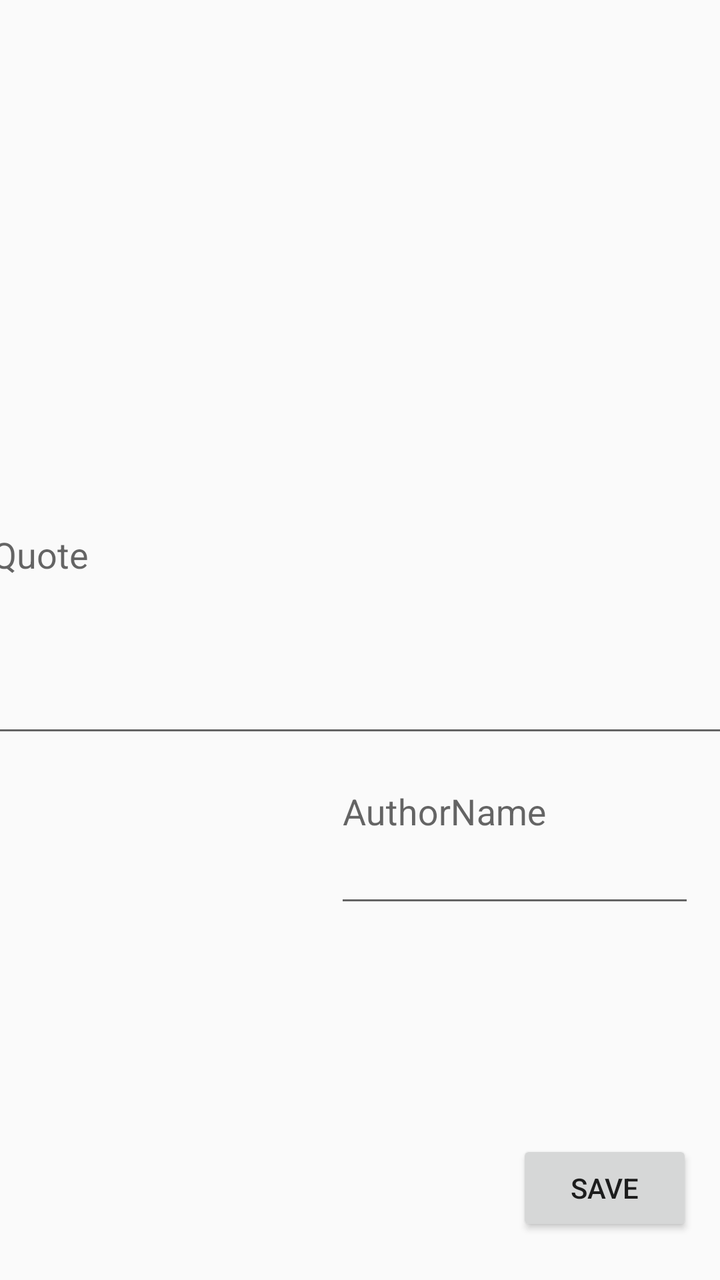
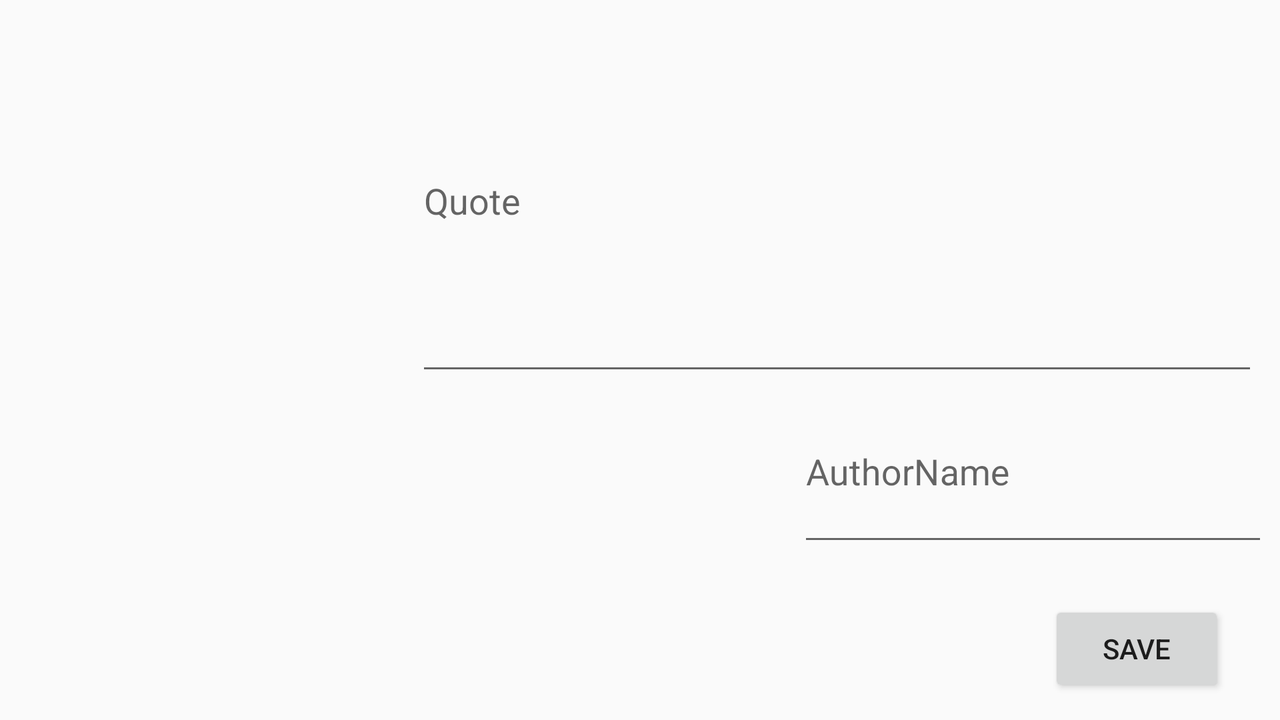

Two renders of one Android screen. The first uses the default layout on a phone; the second uses the alternative layout the repository ships for a different screen configuration, on a matching device. The two XML files are below.
<!-- AndroidManifest.xml: application theme AppTheme -->
<!-- res/layout/new_card.xml -->
<?xml version="1.0" encoding="utf-8"?>
<androidx.constraintlayout.widget.ConstraintLayout xmlns:android="http://schemas.android.com/apk/res/android"
    xmlns:app="http://schemas.android.com/apk/res-auto"
    xmlns:tools="http://schemas.android.com/tools"
    android:layout_width="match_parent"
    android:layout_height="match_parent"
    tools:context=".NewCardActivity">


    <com.google.android.material.textfield.TextInputLayout
        android:layout_width="180dp"
        android:layout_height="wrap_content"
        app:layout_constraintBottom_toBottomOf="parent"
        app:layout_constraintEnd_toEndOf="parent"
        app:layout_constraintHorizontal_bias="0.93"
        app:layout_constraintStart_toStartOf="parent"
        app:layout_constraintTop_toTopOf="parent"
        app:layout_constraintVertical_bias="0.673">

        <com.google.android.material.textfield.TextInputEditText
            android:id="@+id/name"
            android:layout_width="match_parent"
            android:layout_height="match_parent"
            android:hint="@string/name"
            android:paddingBottom="40dp" />
    </com.google.android.material.textfield.TextInputLayout>

    <ImageView
        android:id="@+id/image"
        android:layout_width="289dp"
        android:layout_height="186dp"
        android:src="@drawable/ic_image_black_24dp"
        app:layout_constraintBottom_toBottomOf="parent"
        app:layout_constraintEnd_toEndOf="parent"
        app:layout_constraintStart_toStartOf="parent"
        app:layout_constraintTop_toTopOf="parent"
        app:layout_constraintVertical_bias="0.055" />


    <com.google.android.material.textfield.TextInputLayout
        android:id="@+id/textInputLayout"
        android:layout_width="377dp"
        android:layout_height="164dp"
        app:layout_constraintBottom_toBottomOf="parent"
        app:layout_constraintEnd_toEndOf="parent"
        app:layout_constraintStart_toStartOf="parent"
        app:layout_constraintTop_toTopOf="parent"
        app:layout_constraintVertical_bias="0.424">

        <com.google.android.material.textfield.TextInputEditText
            android:id="@+id/content"
            android:layout_width="match_parent"
            android:layout_height="161dp"
            android:hint="@string/quote"
            android:paddingBottom="40dp"
            app:layout_constraintBottom_toBottomOf="parent"
            app:layout_constraintEnd_toEndOf="parent"
            app:layout_constraintStart_toStartOf="parent"
            app:layout_constraintTop_toTopOf="@+id/image"
            app:layout_constraintVertical_bias="0.416" />
    </com.google.android.material.textfield.TextInputLayout>

    <Button
        android:id="@+id/save_button"
        android:layout_width="wrap_content"
        android:layout_height="wrap_content"
        android:text="@string/save"
        app:layout_constraintBottom_toBottomOf="parent"
        app:layout_constraintEnd_toEndOf="parent"
        app:layout_constraintHorizontal_bias="0.95"
        app:layout_constraintStart_toStartOf="parent"
        app:layout_constraintTop_toTopOf="parent"
        app:layout_constraintVertical_bias="0.963" />


</androidx.constraintlayout.widget.ConstraintLayout>
<!-- resources referenced by this layout -->
<resources>
  <string name="name">AuthorName</string>
  <string name="quote">Quote</string>
  <string name="save">Save</string>
  <style name="AppTheme" parent="Theme.AppCompat.Light.DarkActionBar">
          
          <item name="colorPrimary">@color/colorPrimary</item>
          <item name="colorPrimaryDark">@color/colorPrimaryDark</item>
          <item name="colorAccent">@color/colorAccent</item>
      </style>
</resources>
<!-- res/layout-land/new_card.xml (the repository's variant of the layout above) -->
<!-- drawn on the phone turned sideways -->
<?xml version="1.0" encoding="utf-8"?>
<androidx.constraintlayout.widget.ConstraintLayout xmlns:android="http://schemas.android.com/apk/res/android"
    xmlns:app="http://schemas.android.com/apk/res-auto"
    xmlns:tools="http://schemas.android.com/tools"
    android:layout_width="match_parent"
    android:layout_height="match_parent"
    tools:context=".NewCardActivity">


    <com.google.android.material.textfield.TextInputLayout
        android:layout_width="235dp"
        android:layout_height="64dp"
        app:layout_constraintBottom_toBottomOf="parent"
        app:layout_constraintEnd_toEndOf="parent"
        app:layout_constraintHorizontal_bias="0.985"
        app:layout_constraintStart_toStartOf="parent"
        app:layout_constraintTop_toTopOf="parent"
        app:layout_constraintVertical_bias="0.723">

        <com.google.android.material.textfield.TextInputEditText
            android:layout_width="match_parent"
            android:layout_height="match_parent"
            android:hint="@string/name"
            android:paddingBottom="40dp"
            app:layout_constraintBottom_toBottomOf="parent"
            app:layout_constraintEnd_toEndOf="parent"
            app:layout_constraintHorizontal_bias="0.898"
            app:layout_constraintStart_toStartOf="parent"
            app:layout_constraintTop_toBottomOf="@+id/textInputLayout"
            app:layout_constraintVertical_bias="0.144" />

    </com.google.android.material.textfield.TextInputLayout>

    <ImageView
        android:id="@+id/image"
        android:layout_width="277dp"
        android:layout_height="212dp"
        android:src="@drawable/ic_image_black_24dp"
        app:layout_constraintBottom_toBottomOf="parent"
        app:layout_constraintEnd_toEndOf="parent"
        app:layout_constraintHorizontal_bias="0.015"
        app:layout_constraintStart_toStartOf="parent"
        app:layout_constraintTop_toTopOf="parent"
        app:layout_constraintVertical_bias="0.124" />

    <com.google.android.material.textfield.TextInputLayout
        android:id="@+id/textInputLayout"
        android:layout_width="421dp"
        android:layout_height="187dp"
        app:layout_constraintBottom_toBottomOf="parent"
        app:layout_constraintEnd_toEndOf="parent"
        app:layout_constraintHorizontal_bias="0.95"
        app:layout_constraintStart_toStartOf="parent"
        app:layout_constraintTop_toTopOf="parent"
        app:layout_constraintVertical_bias="0.165">

        <com.google.android.material.textfield.TextInputEditText
            android:layout_width="match_parent"
            android:layout_height="153dp"
            android:hint="@string/quote"
            android:paddingBottom="40dp"
            app:layout_constraintBottom_toBottomOf="parent"
            app:layout_constraintEnd_toEndOf="parent"
            app:layout_constraintStart_toStartOf="parent"
            app:layout_constraintTop_toTopOf="@+id/image"
            app:layout_constraintVertical_bias="0.416" />
    </com.google.android.material.textfield.TextInputLayout>

    <Button
        android:id="@+id/save_button"
        android:layout_width="wrap_content"
        android:layout_height="wrap_content"
        android:text="@string/save"
        app:layout_constraintBottom_toBottomOf="parent"
        app:layout_constraintEnd_toEndOf="parent"
        app:layout_constraintHorizontal_bias="0.95"
        app:layout_constraintStart_toStartOf="parent"
        app:layout_constraintTop_toTopOf="parent"
        app:layout_constraintVertical_bias="0.963" />



</androidx.constraintlayout.widget.ConstraintLayout>
